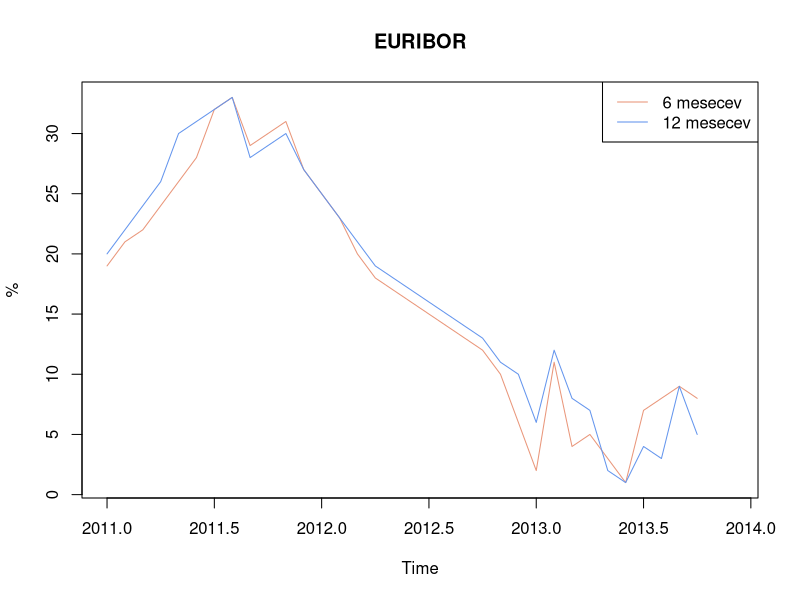

Recreate this plot in R.
# FINAN?NI PRAKTIKUM - vaja 1
# obdobje 2011 - 2013, 3 x 6 
# 1. Uvoz podatkov in dinamika obrestnih mer v ?asu
#a)uvoz
library(dplyr)
library(readr)
library(data.table)

hist_EURIBOR_2011 <- read_csv("hist_EURIBOR_2011.csv")
hist_EURIBOR_2012 <- read_csv("hist_EURIBOR_2012.csv")
hist_EURIBOR_2013 <- read_csv("hist_EURIBOR_2013.csv")

#b)
# - izbira stolpcev

obresti_2011<- hist_EURIBOR_2011[,c(1,2,23,43,66,85,107,129,150,173,195,216,238)]
obresti_2012<- hist_EURIBOR_2012[,c(1,2,24,45,67,86,108,129,151,174,194,217,239)]
obresti_2013<- hist_EURIBOR_2013[,c(1,2,24,44,64,85,107,127,150,172,193,216,237)]

# - obrnemo tabelo

obresti_2011 <- t(obresti_2011)
obresti_2012 <- t(obresti_2012)
obresti_2013 <- t(obresti_2013)

# - poimenujemo stolpce
colnames(obresti_2011) <- obresti_2011[1, ]
obresti_2011 <- obresti_2011[-1, ]
colnames(obresti_2012) <- obresti_2012[1, ]
obresti_2012 <- obresti_2012[-1, ]
colnames(obresti_2013) <- obresti_2013[1, ]
obresti_2013 <- obresti_2013[-1, ]

# - zdru?imo tabele v eno
obresti <- data.table(rbind(obresti_2011,obresti_2012,obresti_2013), keep.rownames = TRUE)

#c) narišemo graf
#naredimo 2 ?asovni vrsti, T1 za 6 mesecev, U1 za 12 mesecev

T1 <- ts(data = obresti[,9],start = c(2011,1),frequency = 12)
U1 <- ts(data = obresti[,15],start = c(2011,1),frequency = 12)

#nari?emo graf
library(graphics)

grafEURIBOR <- ts.plot(T1,U1,xlab = "Time",ylab = "%", main = "EURIBOR", col = c("darksalmon","cornflowerblue"))
legend("topright",legend=c("6 mesecev", "12 mesecev"),col=c("darksalmon", "cornflowerblue"),lty=1)


#2. Oblika obrestne krivulje 
#a) izbira datumov:01/04/2011 razmik & 01/08/2012 hrib?ek1 & 01/02/2013 hrib?ek2
#b)

library(ggplot2)
library(tibble)

obrestiD <- data.table(t(obresti[c(4,20,26),]),keep.rownames = TRUE)






#3. Hipoteza pri?akovanj trga
#a)
izracun_terminske <- function(T,U,obrestT,obrestU){
  terminska = (1/(U-T))*(((1+U*obrestU)/(1+T*obrestT))-1)
  return (terminska)
}
